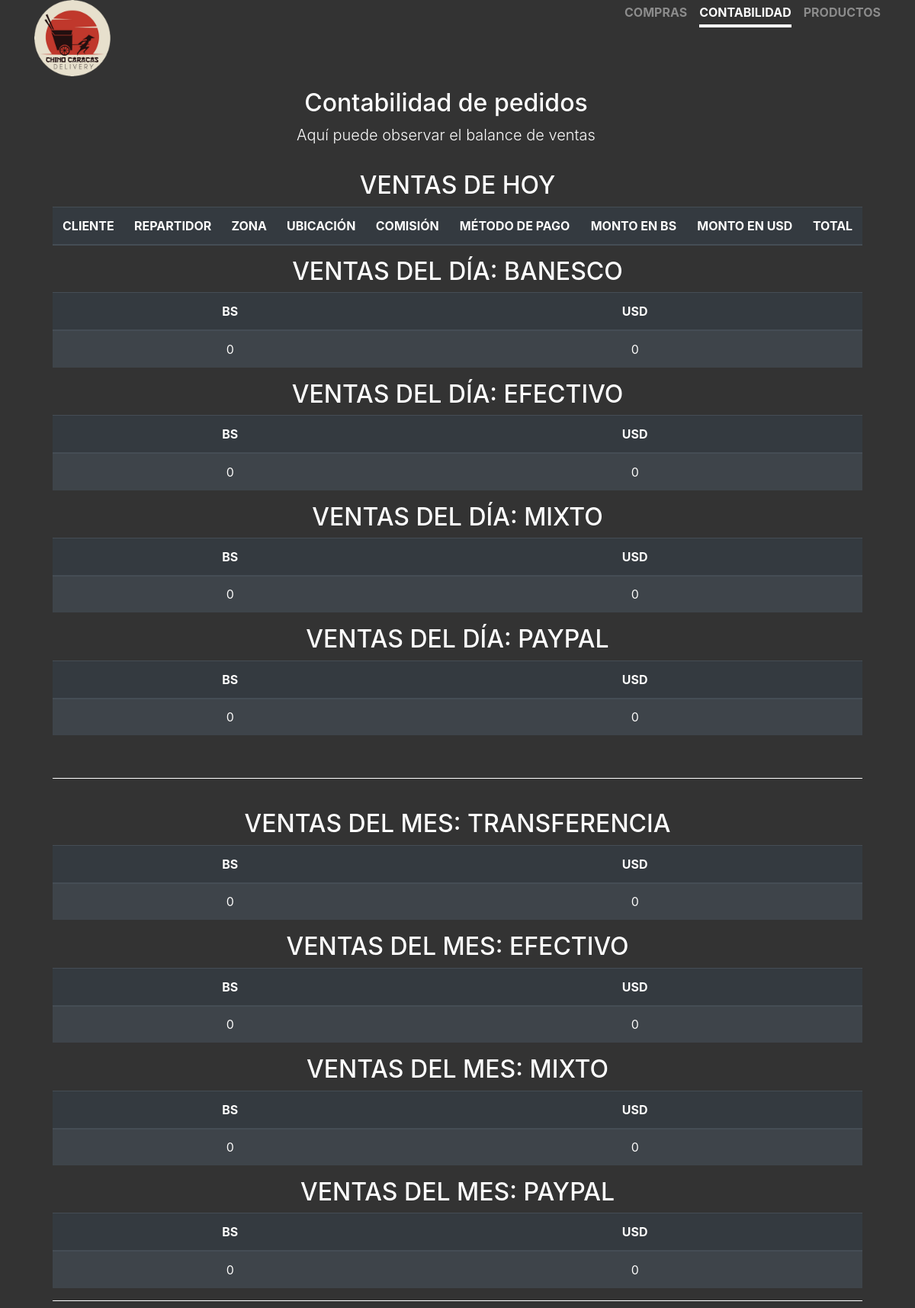
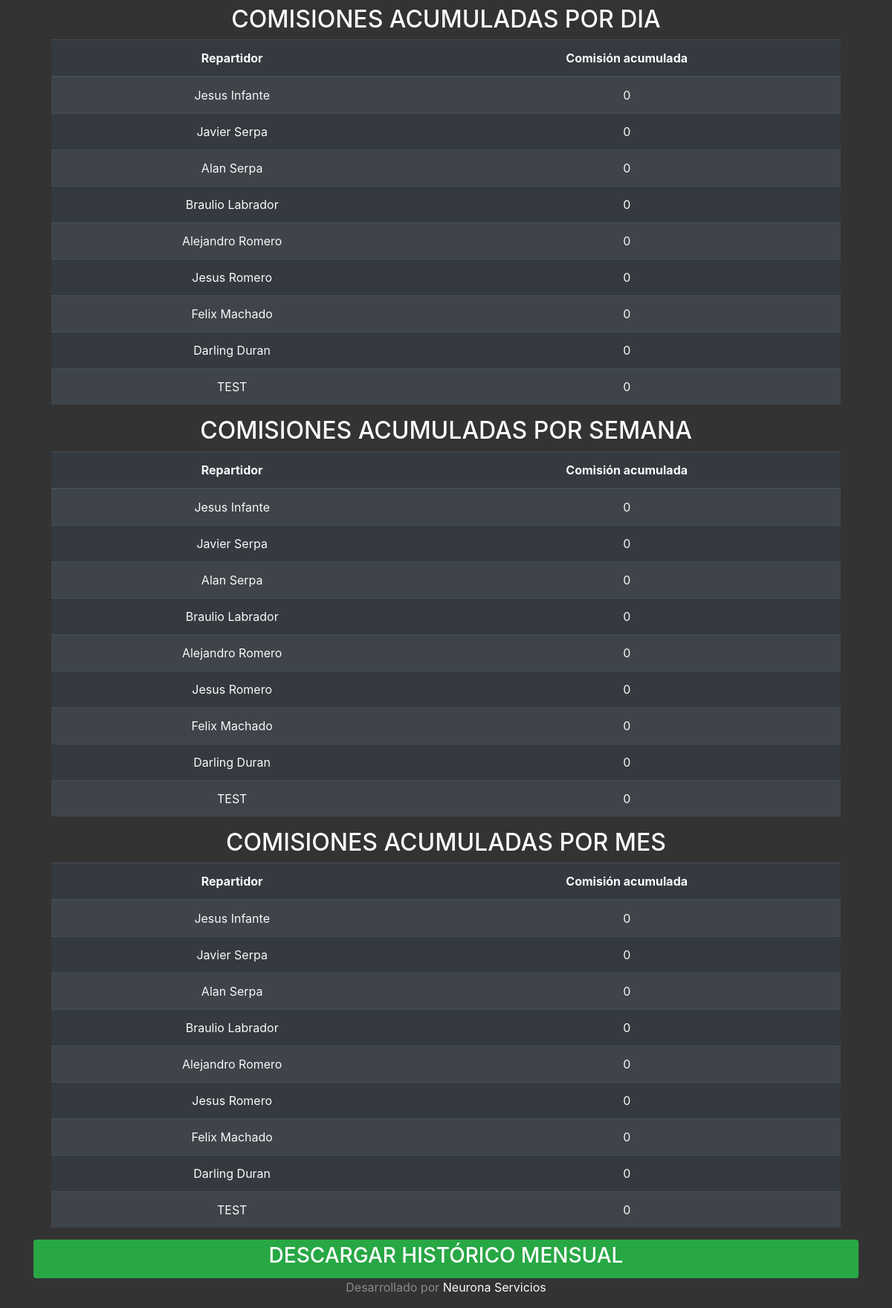
Screenshot of /contabilidad.php with the database file from the repository (2 pictures, top to bottom).
### tables this page shows
CREATE TABLE `repartidores` (
  `nombre` varchar(100) NOT NULL,
  `telefono` varchar(50) NOT NULL,
  `id` int(11) NOT NULL
);

### contabilidad.php (the view, shortened to what this page needs)
<?php
include('delivery.php');
$cons = "SELECT * FROM repartidores";
$obtener = $conex->query($cons);
?>
<!doctype html>
<html lang="es">
<head>
  <link rel="stylesheet" href="https://cdn.jsdelivr.net/npm/bootstrap@4.5.3/dist/css/bootstrap.min.css">
  <link href="./estilos.css" rel="stylesheet">
</head>
<body class="text-center">
  <div class="container">
    <header class="masthead mb-auto">
      <div class="inner">
        <a href="./"><img src="./img/logo.png" width="100em" height="100em" class="masthead-brand"></a>
        <nav class="nav nav-masthead justify-content-center">
          <a class="nav-link" href="./">COMPRAS</a>
          <a class="nav-link active" href="./contabilidad.php">CONTABILIDAD</a>
          <a class="nav-link" href="./menu.php">PRODUCTOS</a>
        </nav>
      </div>
    </header>
    <div class="row w-100 p-3">
      <div class="col">
        <h2 class="cover-heading">Contabilidad de pedidos</h2>
        <p class="lead">Aquí puede observar el balance de ventas</p>
      </div>
    </div>
    <main role="main" class="inner cover">
      <table class="table table-dark table-striped table-hover">
        <h2>VENTAS DE HOY</h2>
        <thead>
          <tr>
            <th scope="col">CLIENTE</th>
            <th scope="col">REPARTIDOR</th>
            <th scope="col">ZONA</th>
            <th scope="col">UBICACIÓN</th>
            <th scope="col">COMISIÓN</th>
            <th scope="col">MÉTODO DE PAGO</th>
            <th scope="col">MONTO EN BS</th>
            <th scope="col">MONTO EN USD</th>
            <th scope="col">TOTAL</th>
          </tr>
        </thead>
      </table>
      <table class="table table-dark table-striped table-hover">
        <h2>VENTAS DEL DÍA: BANESCO</h2>
        <thead>
          <tr>
            <th scope="col">BS</th>
            <th scope="col">USD</th>
          </tr>
        </thead>
        <?php
        $suma_diaria_bs = 0;
        $suma_diaria_usd = 0;
        ?>
        <?php foreach ($conex->query('SELECT * from compras') as $row) {
        ?>
        <?php
          echo '<tr scope="row">';
        }
        echo "<td>" . $suma_diaria_bs . "</td>";
        echo "<td>" . $suma_diaria_usd . "</td>";
        echo '</tr>';
        ?>
      </table>
      <table class="table table-dark table-striped table-hover">
        <h2>VENTAS DEL DÍA: EFECTIVO</h2>
        <thead>
          <tr>
            <th scope="col">BS</th>
            <th scope="col">USD</th>
          </tr>
        </thead>
        <?php
        $suma_diaria_bs = 0;
        $suma_diaria_usd = 0;
        ?>
        <?php foreach ($conex->query('SELECT * from compras') as $row) {
        ?>
        <?php
          echo '<tr scope="row">';
        }
        echo "<td>" . $suma_diaria_bs . "</td>";
        echo "<td>" . $suma_diaria_usd . "</td>";
        echo '</tr>';
        ?>
      </table>
      <table class="table table-dark table-striped table-hover">
        <h2>VENTAS DEL DÍA: MIXTO</h2>
        <thead>
          <tr>
            <th scope="col">BS</th>
            <th scope="col">USD</th>
          </tr>
        </thead>
        <?php
        $suma_diaria_bs = 0;
        $suma_diaria_usd = 0;
        ?>
        <?php foreach ($conex->query('SELECT * from compras') as $row) {
        ?>
        <?php
          echo '<tr scope="row">';
        }
        echo "<td>" . $suma_diaria_bs . "</td>";
        echo "<td>" . $suma_diaria_usd . "</td>";
        echo '</tr>';
        ?>
      </table>
      <table class="table table-dark table-striped table-hover">
        <h2>VENTAS DEL DÍA: PAYPAL</h2>
        <thead>
          <tr>
            <th scope="col">BS</th>
            <th scope="col">USD</th>
          </tr>
        </thead>
        <?php
        $suma_diaria_bs = 0;
        $suma_diaria_usd = 0;
        ?>
        <?php foreach ($conex->query('SELECT * from compras') as $row) {
        ?>
        <?php
          echo '<tr scope="row">';
        }
        echo "<td>" . $suma_diaria_bs . "</td>";
        echo "<td>" . $suma_diaria_usd . "</td>";
        echo '</tr>';
        ?>
      </table>
      <br>
      <hr style="border-color: white;">
      <br>
      <table class="table table-dark table-striped table-hover">
        <h2>VENTAS DEL MES: TRANSFERENCIA</h2>
        <thead>
          <tr>
            <th scope="col">BS</th>
            <th scope="col">USD</th>
          </tr>
        </thead>
        <?php
        $suma_diaria_bs = 0;
        $suma_diaria_usd = 0;
        ?>
        <?php foreach ($conex->query('SELECT * from compras') as $row) {
        ?>
        <?php
          echo '<tr scope="row">';
        }
        echo "<td>" . $suma_diaria_bs . "</td>";
        echo "<td>" . $suma_diaria_usd . "</td>";
        echo '</tr>';
        ?>
      </table>
      <table class="table table-dark table-striped table-hover">
        <h2>VENTAS DEL MES: EFECTIVO</h2>
        <thead>
          <tr>
            <th scope="col">BS</th>
            <th scope="col">USD</th>
          </tr>
        </thead>
        <?php
        $suma_diaria_bs = 0;
        $suma_diaria_usd = 0;
        ?>
        <?php foreach ($conex->query('SELECT * from compras') as $row) {
        ?>
        <?php
          echo '<tr scope="row">';
        }
        echo "<td>" . $suma_diaria_bs . "</td>";
        echo "<td>" . $suma_diaria_usd . "</td>";
        echo '</tr>';
        ?>
      </table>
      <table class="table table-dark table-striped table-hover">
        <h2>VENTAS DEL MES: MIXTO</h2>
        <thead>
          <tr>
            <th scope="col">BS</th>
            <th scope="col">USD</th>
          </tr>
        </thead>
        <?php
        $suma_diaria_bs = 0;
        $suma_diaria_usd = 0;
        ?>
        <?php foreach ($conex->query('SELECT * from compras') as $row) {
        ?>
        <?php
          echo '<tr scope="row">';
        }
        echo "<td>" . $suma_diaria_bs . "</td>";
        echo "<td>" . $suma_diaria_usd . "</td>";
        echo '</tr>';
        ?>
      </table>
      <table class="table table-dark table-striped table-hover">
        <h2>VENTAS DEL MES: PAYPAL</h2>
        <thead>
          <tr>
            <th scope="col">BS</th>
            <th scope="col">USD</th>
          </tr>
        </thead>
        <?php
        $suma_diaria_bs = 0;
        $suma_diaria_usd = 0;
        ?>
        <?php foreach ($conex->query('SELECT * from compras') as $row) {
        ?>
        <?php
          echo '<tr scope="row">';
        }
        echo "<td>" . $suma_diaria_bs . "</td>";
        echo "<td>" . $suma_diaria_usd . "</td>";
        echo '</tr>';
        ?>
      </table>
      <hr style="border-color: white;">
      <table class="table table-dark table-striped table-hover">
        <h2>COMISIONES ACUMULADAS POR DIA</h2>
        <thead>
          <tr>
            <th scope="col">Repartidor</th>
            <th scope="col">Comisión acumulada</th>
          </tr>
        </thead>
        <?php
        foreach ($obtener as $repartidores) {
          echo '<tr scope="row">';
          $acumulado1 = 0;
          echo "<td>" . $repartidores['nombre'] . "</td>";
          echo "<td>" . $acumulado1 . "</td>";
          echo '</tr>';
        }
        ?>
      </table>
      <table class="table table-dark table-striped table-hover">
        <h2>COMISIONES ACUMULADAS POR SEMANA</h2>
        <thead>
          <tr>
            <th scope="col">Repartidor</th>
            <th scope="col">Comisión acumulada</th>
          </tr>
        </thead>
        <?php
        foreach ($obtener as $repartidores) {
          echo '<tr scope="row">';
          $acumulado1 = 0;
          echo "<td>" . $repartidores['nombre'] . "</td>";
          echo "<td>" . $acumulado1 . "</td>";
          echo '</tr>';
        }
        ?>
      </table>
      <table class="table table-dark table-striped table-hover">
        <h2>COMISIONES ACUMULADAS POR MES</h2>
        <thead>
          <tr>
            <th scope="col">Repartidor</th>
            <th scope="col">Comisión acumulada</th>
          </tr>
        </thead>
        <?php
        foreach ($obtener as $repartidores) {
          echo '<tr scope="row">';
          $acumulado1 = 0;
          echo "<td>" . $repartidores['nombre'] . "</td>";
          echo "<td>" . $acumulado1 . "</td>";
          echo '</tr>';
        }
        ?>
      </table>
    </main>
    <a href="./excel.php">
      <button type='button' class='btn btn-sm btn-success btn-block'>
        <h3>DESCARGAR HISTÓRICO MENSUAL</h3>
      </button>
    </a>
    <footer class="mastfoot mt-auto">
      <div class="inner">
        <p>Desarrollado por <a href="https://www.instagram.com/neurona.servicios">Neurona Servicios</a></p>
      </div>
    </footer>
  </div>
</body>
</html>

### estilos.css (style rules this page uses)
a, a:focus, a:hover { color: #fff; }
html, body { background-color: #333; }
body { display: -ms-flexbox; color: #fff; text-shadow: 0 0 0 rgba(0, 0, 0, 0.5); }
.masthead { margin-bottom: 2rem; }
.masthead-brand { margin-bottom: 0; }
.nav-masthead .nav-link { padding: 0.25rem 0; font-weight: 700; color: rgba(255, 255, 255, 0.5); background-color: transparent; border-bottom: 0.25rem solid transparent; }
.nav-masthead .nav-link + .nav-link { margin-left: 1rem; }
.nav-masthead .active { color: #fff; border-bottom-color: #fff; }
@media (min-width: 48em) { .masthead-brand { float: left; } }
@media (min-width: 48em) { .nav-masthead { float: right; } }
.cover { padding: 0 1.5rem; }
.mastfoot { color: rgba(255, 255, 255, 0.5); }

### rows the page displays
repartidores: nombre "Jesus Infante", acumulado1 "0"
repartidores: nombre "Javier Serpa", acumulado1 "0"
repartidores: nombre "Alan Serpa", acumulado1 "0"
repartidores: nombre "Braulio Labrador", acumulado1 "0"
repartidores: nombre "Alejandro Romero", acumulado1 "0"
repartidores: nombre "Jesus Romero", acumulado1 "0"
repartidores: nombre "Felix Machado", acumulado1 "0"
repartidores: nombre "Darling Duran", acumulado1 "0"
repartidores: nombre "TEST", acumulado1 "0"

### other values shown
$suma_diaria_bs "0"
$suma_diaria_usd "0"
